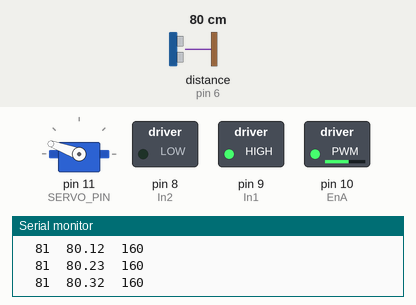
A sketch run on a simulated Arduino Uno, built with avr-gcc and run on an emulated ATmega328P. Shown: servo, switched loads named in the sketch (green lamp = pin HIGH), the last lines printed to the serial monitor. The test bench sets the inputs (shaded band); at power-on: distance to the obstacle (sensor on pin 6) 80 cm. The echo pulse lasts 58.3 µs per cm.

Above: at 1.2 s.
1.3 s: distance to the obstacle (sensor on pin 6) set to 2 cm
At 3.9 s:
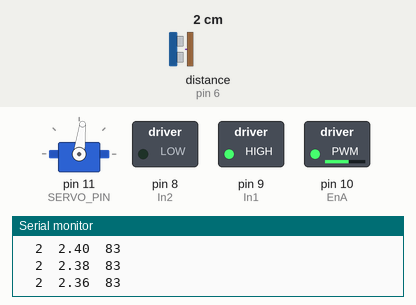
4.3 s: distance to the obstacle (sensor on pin 6) set to 9 cm
At 4.68 s:
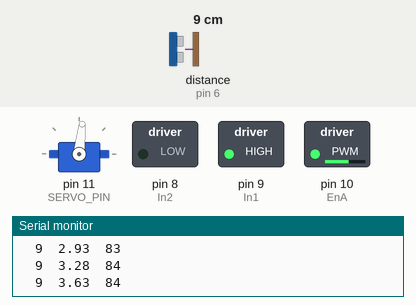
7.3 s: distance to the obstacle (sensor on pin 6) set to 35 cm
At 10.1 s:
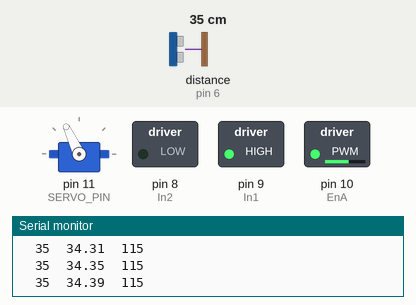
Timing chart, 0 to 11.6 s (numbered marks = the images above; inputs shaded):
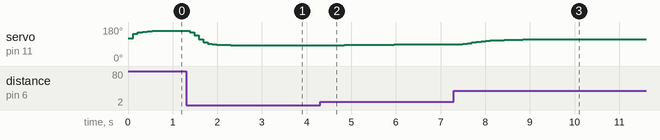

Measured:
- after the input at 1.3 s, servo on pin 11 (SERVO_PIN): moves from 160° to 83° over 1.3 s, starting after 0.08 s
- after the input at 4.3 s, servo on pin 11 (SERVO_PIN): moves from 83° to 89° over 2.5 s, starting after 0.23 s
- after the input at 7.3 s, servo on pin 11 (SERVO_PIN): moves from 89° to 115° over 2.1 s, starting after 0.09 s

The sketch:

SimpleKalmanFilterPrimerIntento.ino
```cpp
#include <NewPing.h>
#include <SimpleKalmanFilter.h>
#include <Servo.h>

Servo myServo;

// Definiciones para el sensor de ultrasonidos
#define TRIGGER_PIN  7  // Pin del trigger del sensor
#define ECHO_PIN     6  // Pin del echo del sensor
#define MAX_DISTANCE 200 // Distancia máxima en cm

// Pines del motor y servo
#define EnA 10
#define In1 9
#define In2 8
#define SERVO_PIN 11

int distanciaObjetivo = 40; // Distancia deseada en cm

// Crear un objeto NewPing
NewPing sonar(TRIGGER_PIN, ECHO_PIN, MAX_DISTANCE);

// Crear un filtro Kalman
SimpleKalmanFilter kalmanFilter(2, 2, 0.05);

void setup() {
  Serial.begin(9600);

  // Configurar los pines del motor como salida
  pinMode(EnA, OUTPUT);
  pinMode(In1, OUTPUT);
  pinMode(In2, OUTPUT);

  // Configurar el servo
  myServo.attach(SERVO_PIN);

  // Inicializar el motor a velocidad constante
  moverMotor(150); // Velocidad fija
}

void loop() {
  // Leer la distancia con el sensor de ultrasonidos
  unsigned int distance = sonar.ping_cm();

  // Aplicar el filtro de Kalman
  float filteredDistance = kalmanFilter.updateEstimate(distance);

  // Mostrar la distancia medida y la distancia filtrada
  Serial.print("  ");
  Serial.print(distance);
  Serial.print("  ");
  Serial.print(filteredDistance);

  // Calcular el desvío del servo en función de la distancia desde 40 cm
  int desviacion = (filteredDistance - distanciaObjetivo);
  int anguloServo = 120 + desviacion; // 120 es el ángulo central

  // Limitar el ángulo del servo a los valores mínimo y máximo (70-170 grados)
  if (anguloServo < 70) anguloServo = 70;
  if (anguloServo > 170) anguloServo = 170;

  // Mover el servo al ángulo calculado
  myServo.write(anguloServo);
  Serial.print("  ");
  Serial.println(anguloServo);

  delay(100); // Pequeño retraso entre lecturas
}

void moverMotor(int velocidad) {
  analogWrite(EnA, velocidad);
  digitalWrite(In1, HIGH);
  digitalWrite(In2, LOW);
}
```
